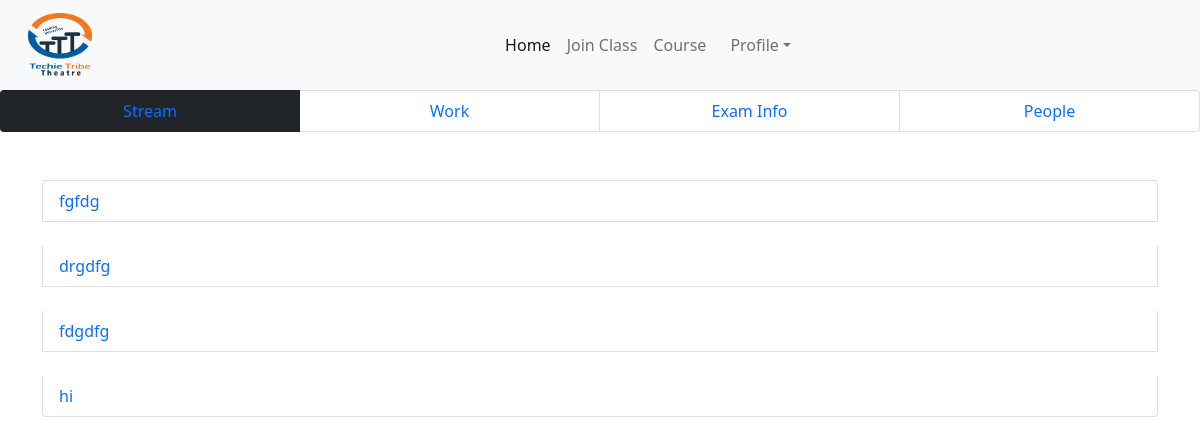
Page /student/class_view_work/9/ (signed in) on the committed database.
### teacher/models.py (models this page shows)
class Announcement(models.Model):
    user = models.ForeignKey(User, on_delete=models.CASCADE)
    classview = models.ForeignKey(CreateClass, on_delete=models.CASCADE)
    text = models.TextField()

### student/views.py (the view)
class ClassworkView(View):
    def get(self, request, id):
        student = request.session.get("student")
        if student:
            allclass = JoinClass.objects.get(id=id)
            my_class = CreateClass.objects.get(
                classcode=allclass.myclass.classcode)
            annoucement = Announcement.objects.filter(classview=my_class)
            print(my_class)
            return render(request, 'stream.html', {'annoucement': annoucement, 'mainid': id})
        else:
            return redirect("/")

### teacher/models.py (called while the page is built)
    def __str__(self):
        return self.class_code_name

### student/templates/stream.html (shortened to what this page needs)
{% extends 'base_student.html' %} <br />
{% load static %} <br />
{% block content %}
<link rel="stylesheet" href="{% static 'css/card.css' %}" />
<link
  rel="stylesheet"
  href="https://cdnjs.cloudflare.com/ajax/libs/font-awesome/6.1.1/css/all.min.css"
/>
<ul class="list-group list-group-horizontal col-12">
    <li class="list-group-item bg-dark text-white col-3 text-center">
      <a href="">Stream</a>
    </li>
    <li class="list-group-item col-3 text-center text-white">
      <a href="" >Work</a>
    </li>
    <li class="list-group-item col-3 text-center">
      <a href="" >Exam Info</a>
    </li>
    <li class="list-group-item col-3 text-center"><a href="">People</a></li>
  </ul>
  <div class="container mt-5">
  <ul class="list-group">
    {% for annouce in annoucement %}
    <li class="list-group-item mb-4" aria-current="true"><a href="{% url 'annouceview' annouce.id  %}">{{annouce.text}}</a></li>
    {% endfor %}
  </ul>
</div>
{% endblock content %}

### teacher/static/css/form.css (style rules this page uses)
*, *:before, *:after { -webkit-box-sizing: border-box; box-sizing: border-box; }
li { list-style: none; }

### teacher/static/css/card.css (style rules this page uses)
a { text-decoration: none; }
li { list-style: none; }

### rows in the picture
Announcement: text "fgfdg"
Announcement: text "drgdfg"
Announcement: text "fdgdfg"
Announcement: text "hi"
